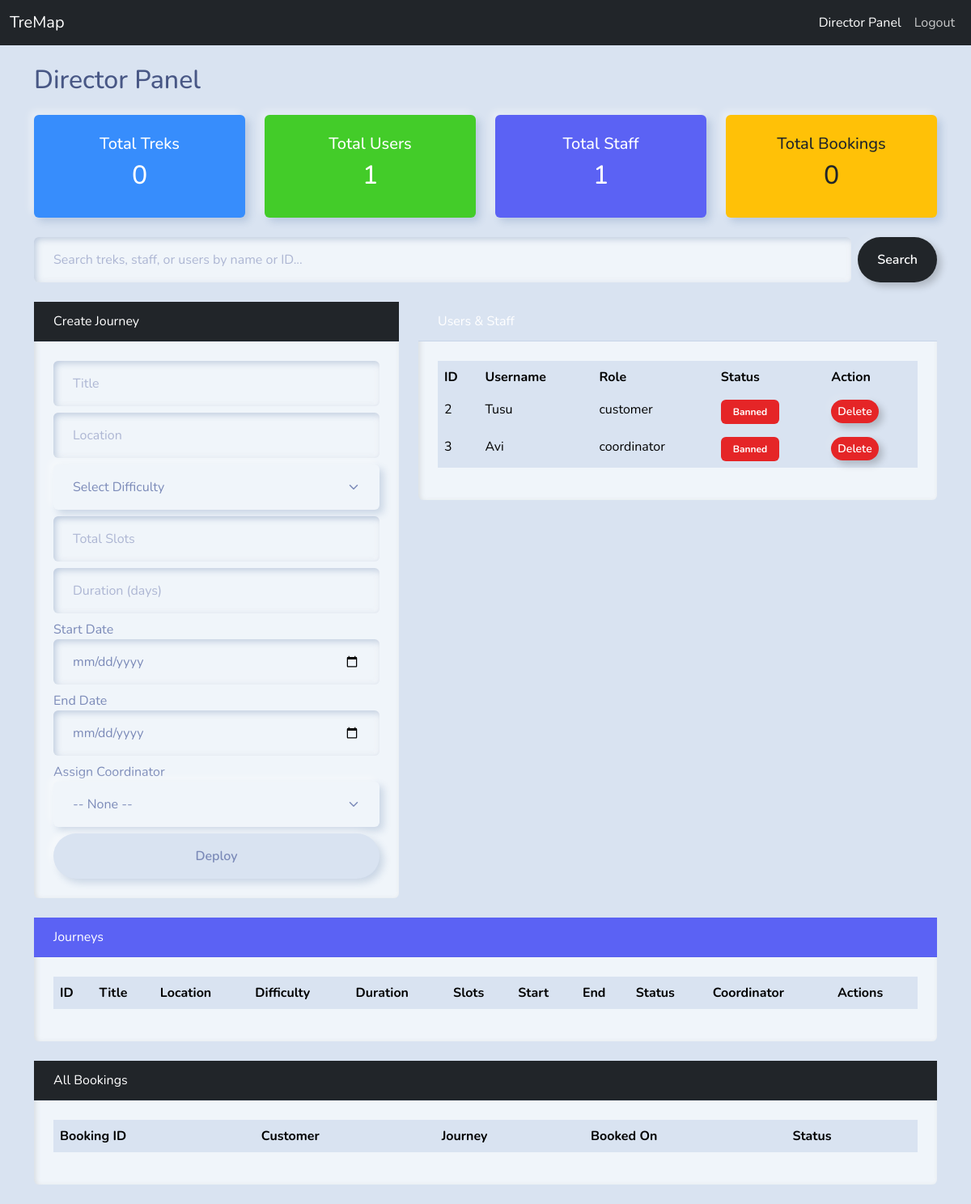
/director/dashboard (signed in), run on an earlier commit of the app's database.
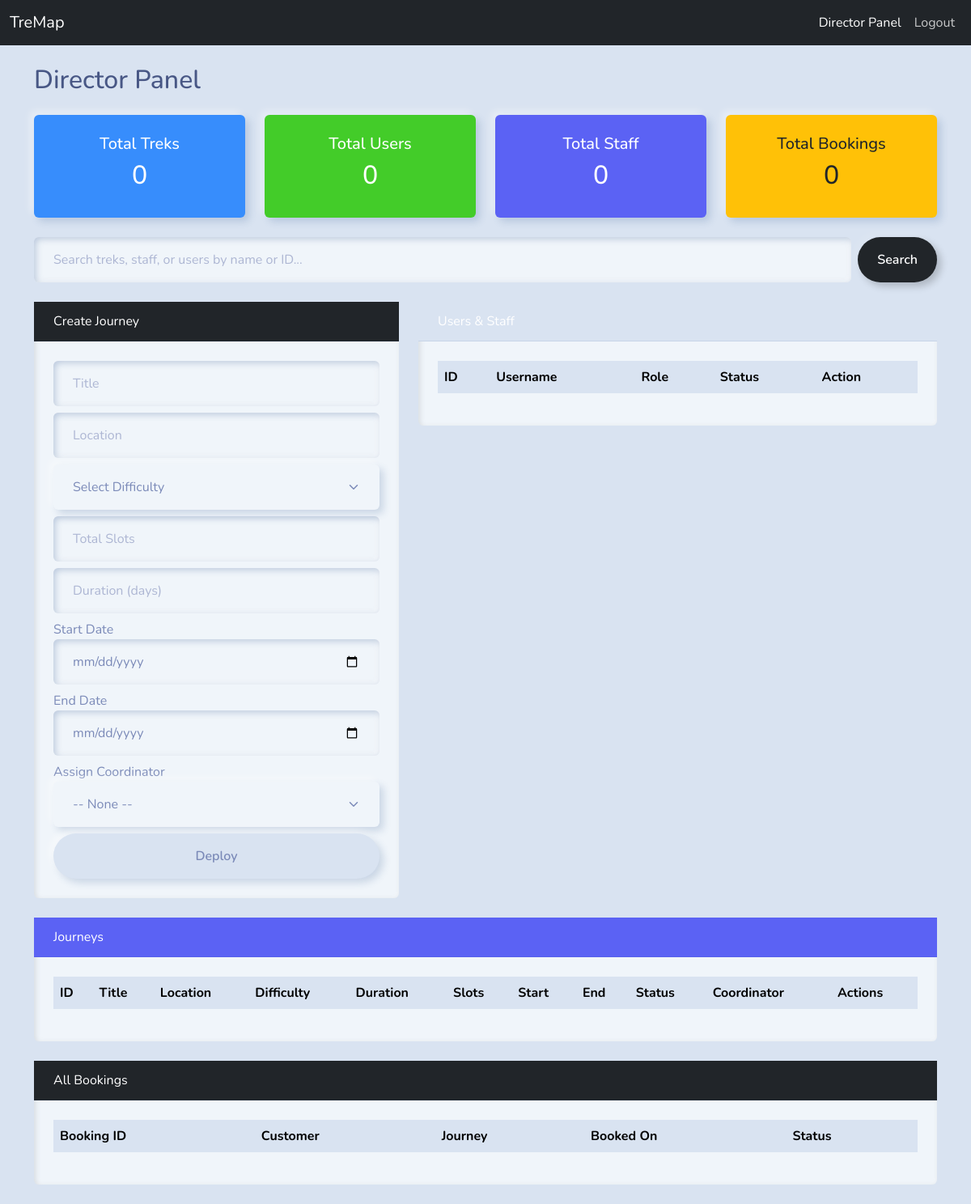
And on a later commit of the database.
### models/schemas.py (models this page shows, shortened)
class Account(db.Model):
    __tablename__ = 'accounts'# tells SQLAlchemy to use this name for the table in the database
    aid = db.Column(db.Integer, primary_key=True)# it is a primary key in autoincreament mode.
    username = db.Column(db.String(80), unique=True, nullable=False)# it contain unique username.
    passkey = db.Column(db.String(255), nullable=False) # its a hashed password.
    role_level = db.Column(db.String(20), default='customer') # customer, coordinator or director.
    authorized = db.Column(db.Boolean, default=True)#(coordinators must be authorised by director).
    is_active = db.Column(db.Boolean, default=True)#(False = banned/blacklisted).
    contact = db.Column(db.String(150), nullable=True) # Staff contact details

### controllers/director_ctrl.py (the view)
@director_routes.route('/dashboard')# this route is used for the director's dashboard. it will show all the journeys, users, coordinators and tickets in the system.
def dashboard():
    if session.get('role') != 'director': return redirect(url_for('auth.login'))
    search_q = request.args.get('q', '').strip()
    if search_q:
        journeys = Journey.query.filter(
            db.or_(
                Journey.title.ilike(f'%{search_q}%'),
                Journey.location.ilike(f'%{search_q}%'),
                Journey.jid.ilike(f'%{search_q}%')
            )
        ).all()
        users = Account.query.filter(
            Account.role_level != 'director',
            db.or_(
                Account.username.ilike(f'%{search_q}%'),
                Account.aid.ilike(f'%{search_q}%')
            )
        ).all()
    else:
        journeys = Journey.query.all()
        users = Account.query.filter(Account.role_level != 'director').all()
    coords = Account.query.filter_by(role_level='coordinator').all()
    all_tickets = Ticket.query.all()
    total_treks = Journey.query.count()
    total_users = Account.query.filter_by(role_level='customer').count()
    total_staff = Account.query.filter_by(role_level='coordinator').count()
    total_bookings = Ticket.query.count()
    return render_template('director_dash.html',
        journeys=journeys, users=users, coords=coords, all_tickets=all_tickets,
        total_treks=total_treks, total_users=total_users, total_staff=total_staff,
        total_bookings=total_bookings, search_q=search_q)

### templates/director_dash.html (shortened to what the changed rows need)
{% extends "base.html" %}
{% block content %}
<div class="row mt-4">
    <div class="col-md-12">
        <h2>Director Panel</h2>
    </div>
</div>
<div class="row mt-3">
    <div class="col-md-3">
        <div class="card bg-primary text-white shadow">
            <div class="card-body text-center">
                <h2>{{ total_treks }}</h2>
            </div>
        </div>
    </div>
    <div class="col-md-3">
        <div class="card bg-success text-white shadow">
            <div class="card-body text-center">
                <h5>Total Users</h5>
                <h2>{{ total_users }}</h2>
            </div>
        </div>
    </div>
    <div class="col-md-3">
        <div class="card bg-info text-white shadow">
            <div class="card-body text-center">
                <h5>Total Staff</h5>
                <h2>{{ total_staff }}</h2>
            </div>
        </div>
    </div>
    <div class="col-md-3">
        <div class="card bg-warning text-dark shadow">
            <div class="card-body text-center">
                <h2>{{ total_bookings }}</h2>
            </div>
        </div>
    </div>
</div>
<div class="row mt-4">
    <div class="col-md-7">
        <div class="card bg-light mb-4">
            <div class="card-body">
                <table class="table table-hover">
                    <thead><tr><th>ID</th><th>Username</th><th>Role</th><th>Status</th><th>Action</th></tr></thead>
                    <tbody>
                        {% for u in users %}
                        <tr>
                            <td>{{ u.aid }}</td>
                            <td>{{ u.username }}</td>
                            <td>{{ u.role_level }}</td>
                            <td>
                                {% if not u.is_active %}<span class="badge bg-danger">Banned</span>
                                {% elif u.role_level == 'coordinator' and not u.authorized %}<span class="badge bg-warning">Pending</span>
                                {% else %}<span class="badge bg-success">Active</span>{% endif %}
                            </td>
                            <td>
                                {% if u.is_active %}
                                <form method="POST" action="/director/ban_user/{{ u.aid }}" class="d-inline"><button class="btn btn-sm btn-danger">Ban</button></form>
                                {% else %}
                                <form method="POST" action="/director/delete_user/{{ u.aid }}" class="d-inline" onsubmit="return confirm('Will you delete this banned user?')">
                                    <button class="btn btn-sm btn-outline-danger">Delete</button>
                                </form>
                                {% endif %}
                            </td>
                        </tr>
                        {% endfor %}
                    </tbody>
                </table>
            </div>
        </div>
    </div>
</div>
<div class="row mt-4">
    <div class="col-md-12">
        <div class="card bg-light">
            <div class="card-body">
                <div class="table-responsive">
                <table class="table">
                    <thead><tr><th>ID</th><th>Title</th><th>Location</th><th>Difficulty</th><th>Duration</th><th>Slots</th><th>Start</th><th>End</th><th>Status</th><th>Coordinator</th><th>Actions</th></tr></thead>
                </table>
                </div>
            </div>
        </div>
    </div>
</div>
<div class="row mt-4 mb-4">
    <div class="col-md-12">
        <div class="card bg-light">
            <div class="card-body">
                <table class="table table-hover">
                    <thead><tr><th>Booking ID</th><th>Customer</th><th>Journey</th><th>Booked On</th><th>Status</th></tr></thead>
                </table>
            </div>
        </div>
    </div>
</div>
{% endblock %}

What changed in the data, as far as the page shows it:
removed Account: aid "2", username "Tusu", role_level "customer", is_active "Banned"
removed Account: aid "3", username "Avi", role_level "coordinator", is_active "Banned"
Also different on the page:
{{ total_users }}: "1" → "0"
{{ total_staff }}: "1" → "0"
